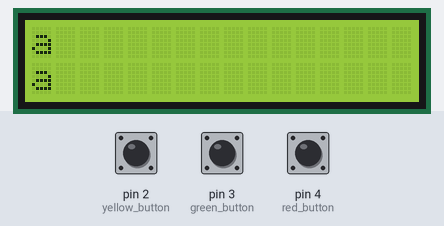
The sketch below on a simulated Arduino Uno, built with avr-gcc and run on an emulated ATmega328P. Parts: 16×2 character LCD. The inputs (shaded band) are chosen by the test bench; at power-on: pin 2 (yellow_button) HIGH, pin 4 (red_button) HIGH, pin 3 (green_button) HIGH.

Above: at 1.2 s.
1.3 s: pin 2 (yellow_button) pulled LOW for 1 s
At 2.7 s:
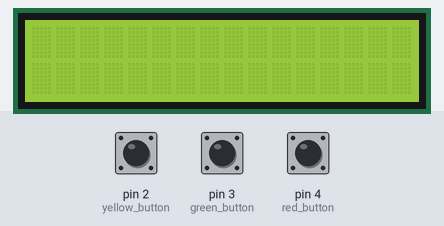
3.8 s: pin 4 (red_button) pulled LOW for 0.15 s
4.5 s: pin 3 (green_button) pulled LOW for 0.15 s
At 7.5 s:
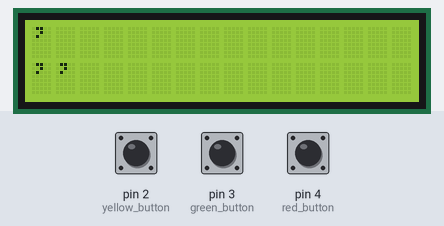
7.6 s: pin 3 (green_button) pulled LOW for 3.2 s
At 9.7 s:
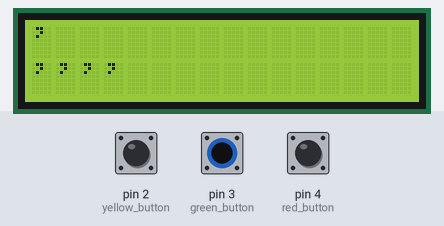
11.4 s: pin 2 (yellow_button) pulled LOW for 3.2 s
At 12.3 s:
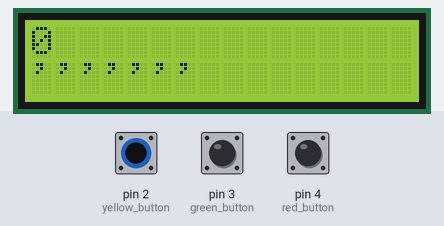
15.2 s: pin 4 (red_button) pulled LOW for 3.2 s
At 16.3 s:
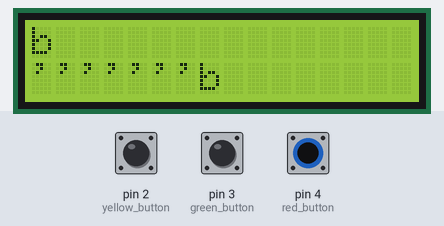
Timing chart, 0 to 18.2 s (numbered marks = the images above; inputs shaded):
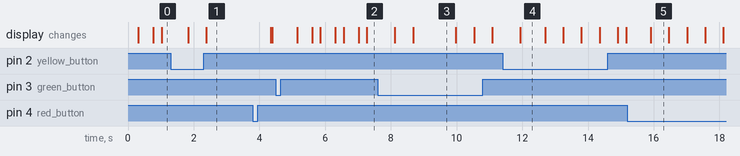

Measured:
- after the input at 1.3 s, the display: first changes after 0.53 s (image 1 shows a later state)
- after the input at 4.5 s, the display: changes after 0.64 s (image 2)
- after the input at 7.6 s, the display: first changes after 0.53 s (image 3 shows a later state)
- after the input at 11.4 s, the display: changes after 0.54 s (image 4)
- after the input at 15.2 s, the display: changes after 0.71 s (image 5)
- what the display in image 3 shows lasts 1.3 s, from 8.7 s to 10.0 s
- what the display in image 4 shows lasts 0.8 s, from 11.9 s to 12.7 s

The sketch:

lcd_keyboard.ino
```cpp
/*
This program allows the user to select characters with a keyboard, and print them to a lcd screen
TODO: Add memory management control code to prevent text from becoming so large that it potentially goes over memory limit
*/

#include <LiquidCrystal.h>          //the liquid crystal library contains commands for printing to the display
#include <string.h>

LiquidCrystal lcd(13, 12, 11, 10, 9, 8);   // tell the RedBoard what pins are connected to the display

//buttons on circuit.  The integer value indicates the digital pin
int yellow_button = 2;
int green_button = 3;
int red_button = 4;


String text;  //text to be displayed
char helper_symbol;  //helper value that stores potential character selection

//the following arrays store the symbols to be used in the vocabulary of the program
char letter_array[] = "abcdefghijklmnopqrstuvwxyz";
char symbol_array[] = " '.,-!\"?()[]{}:;@$&/\\%#+=*|^_<>";
char number_array[] = "0123456789";
char* nested_symbols_array[] = {letter_array, symbol_array, number_array};

int case_iterator;  //case_iterator keeps track of which set of symbols is to be used: alphabetical characters, numbers, or misc symbols
int symbols_indexor[3];  //this keeps track of the symbol being selected for each set of characters
int indexes[] = {26,31,10}; //this stores the size of each set of characters, which is used in modulo operations to loop the incrementation after reaching the size of the vocabulary

int loop_count;

void setup() {

  //set pin modes for buttons to be used as inputs
  pinMode(yellow_button, INPUT_PULLUP);
  pinMode(red_button, INPUT_PULLUP);
  pinMode(green_button, INPUT_PULLUP);

  helper_symbol = 'a';
  text = "";
  case_iterator=0;
  for (int i=0;i<3;i++){symbols_indexor[i]=0;}

  lcd.begin(16, 2);
  lcd.clear();
  loop_count = 0;
}

void loop() {

  //delete character if both green and red are pressed
  if (digitalRead(green_button) == LOW && digitalRead(red_button) == LOW && text.length() > 0){
    lcd.clear();
    text = text.substring(0,text.length()-1);
    delay(500);
    }

  //increment case_iterator if yellow button is pressed
  if (digitalRead(yellow_button) == LOW) {
    case_iterator += 1;
    case_iterator = (case_iterator % 4);
    symbols_indexor[2]=0; //reset indexing value for misc symbols for convenience, since the array is sorted by approx. frequency of use
    delay(500);  //delay to prevent multiple incrementations from a single button press

    //case iterator values of 0 and 1 both index the letter array, which is stored at index 0 of arrays,
    //so the case_incrementor values of 0 and 1 are transformed to 0 when indexing.
    //likewise, values of 2,3 are transformed to 1,2, to match the nested array's indexing ({letters,nums,symbols}), which has only 3 indexes
    //this allows for the same iterator value to be used for both upper and lower case alphabetical values
    helper_symbol = nested_symbols_array[max(case_iterator-1,0)][symbols_indexor[max(case_iterator-1,0)]];
    if (case_iterator == 1){helper_symbol = toupper(helper_symbol);}
    }

  //increment symbol iterator when red button is pressed; this iterates through the symbols
  else if (digitalRead(red_button) == LOW) {

    //like above, case_iterator values of 0,1 are transformed to 0, and 2,3 to 1,2.  This is to make case_iterator values of both 0,1 map to the same letter_array subarray.
    //The nested_synmbols_array has 3 subarrays, so the the values must be within range [0,2].  Ie, 0,1->0 (letters), 2->1 (nums), 4->3 (misc symbols)
    symbols_indexor[max(case_iterator-1,0)] = (symbols_indexor[max(case_iterator-1,0)] + 1) % indexes[max(case_iterator-1,0)];
    helper_symbol = nested_symbols_array[max(case_iterator-1,0)][symbols_indexor[max(case_iterator-1,0)]];
    if (case_iterator == 1){helper_symbol = toupper(helper_symbol);}
    delay(500);
  }

  //Add selected symbol to display text when green button is pressed
  else if (digitalRead(green_button) == LOW) {
    text += helper_symbol;

    //reset nums and misc symbols indexes to 0 for convenience
    symbols_indexor[1] = 0;
    symbols_indexor[2] = 0;
    delay(500);
    }

  //print text and symbol selection to the lcd screen
  lcd.setCursor(0, 0);
  lcd.print(helper_symbol);

  lcd.setCursor(0, 1);
  //if text doesn't fill screen, add blinking char to indicate index of screen being written to
  if(text.length() <= 16){
    lcd.print(text);
    lcd.setCursor(text.length(),1) ;
    if (loop_count==0){
      lcd.print(" ");
      delay(200);
      }
    else{lcd.print(helper_symbol);}
    }
  //if text is greater than screen size, display only the last 16 characters of the text
  else{lcd.print(text.substring(text.length()-16,16));}
  delay(50);
  loop_count = (loop_count + 1) % 10; //keep loop_count repeating through 0-10

}
```
